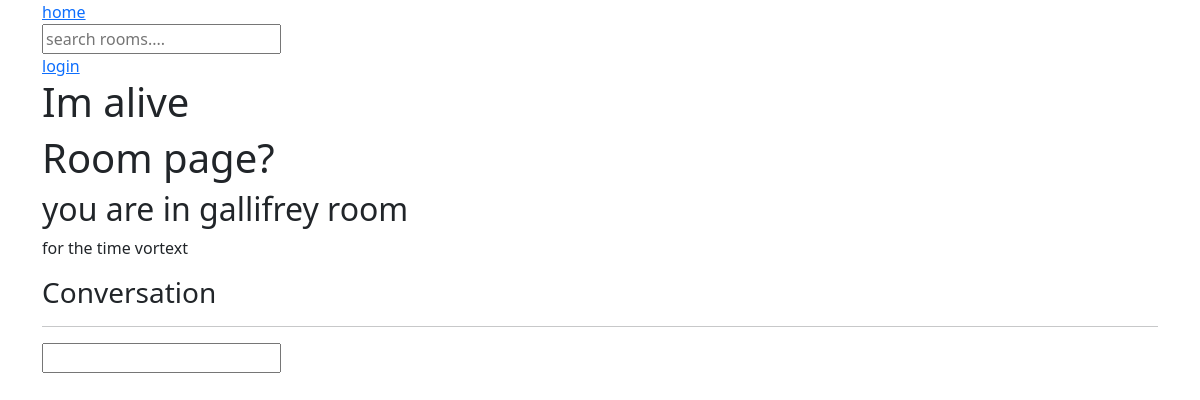
The app's page /room/0aea94f8-f264-4e04-b5d3-fe150c5b3039/, older data.
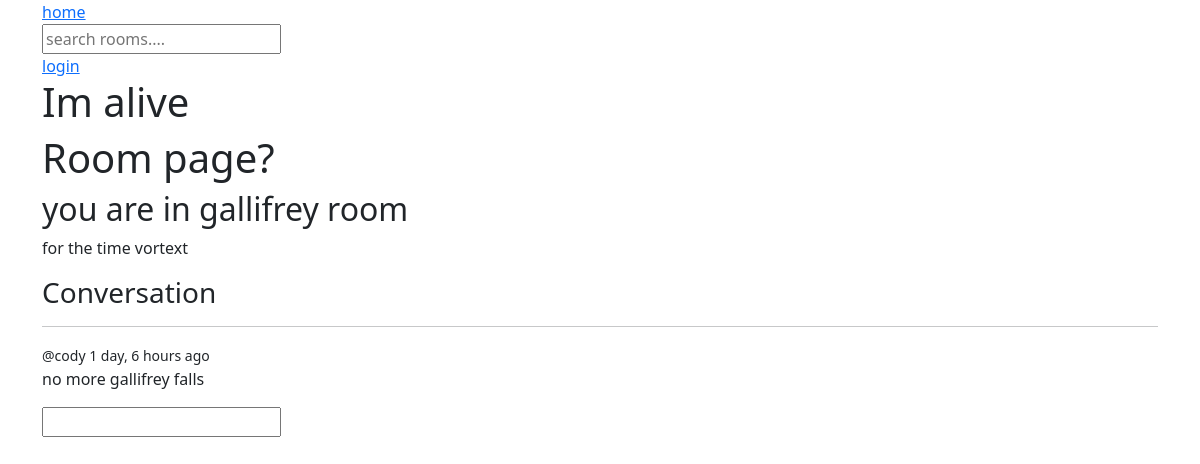
The same page, newer data.
### base/models.py (models this page shows, shortened)
class Message(models.Model):
    user = models.ForeignKey(User, on_delete=models.CASCADE)
    room = models.ForeignKey(Room, on_delete=models.CASCADE)  # or models.SET_NULL
    body = models.TextField()
    updated = models.DateTimeField(auto_now=True)
    created = models.DateTimeField(auto_now_add=True)

### base/views.py (the view)
# urls.py: path("room/<str:pk>/", views.room_view, name="room"),
def room_view(request, pk):
    room = Room.objects.get(id=pk)
    room_messages = room.message_set.all()
    context = {'room': room, "room_messages": room_messages}
    return render(request, 'base/room.html', context)

### base/templates/base/room.html
{% extends "main.html" %}
{% block content %}
<div>
	<h1>Room page?</h1>
	<h2>you are in {{ room.name }} room</h2>
	<p>{{ room.description }}</p>
	<h3>Conversation</h3>
	<hr />
	{% for message in room_messages%}
	<div>
		<small>@{{message.user}} {{message.created|timesince}} ago</small>
		<p>{{message.body}}</p>
	</div>
	{% endfor %}
	<form>
		<input type="textarea" />
	</form>
</div>
{% endblock content %}

Row changes from the older to the newer data that the page shows:
added Message: user "cody", created "1 day, 6 hours", body "no more gallifrey falls"
